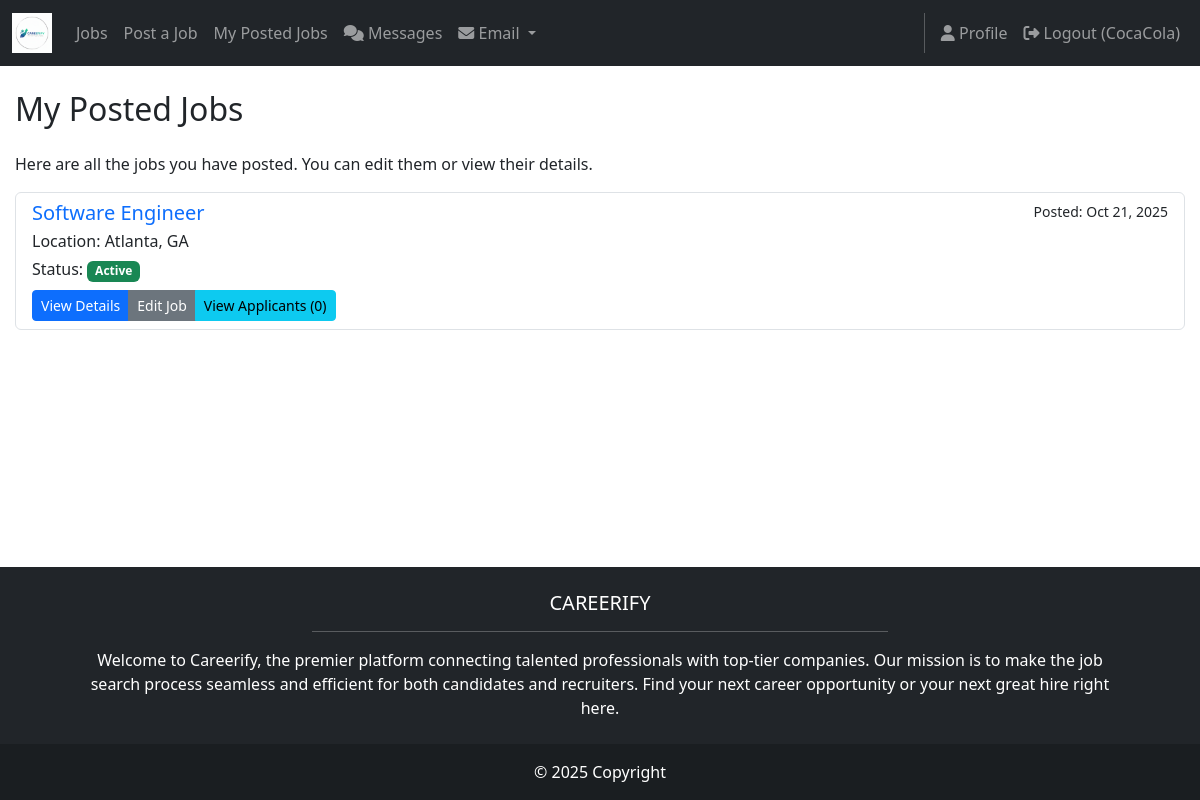
Page /jobs/my-posted-jobs/ (signed in) on the earlier database version.
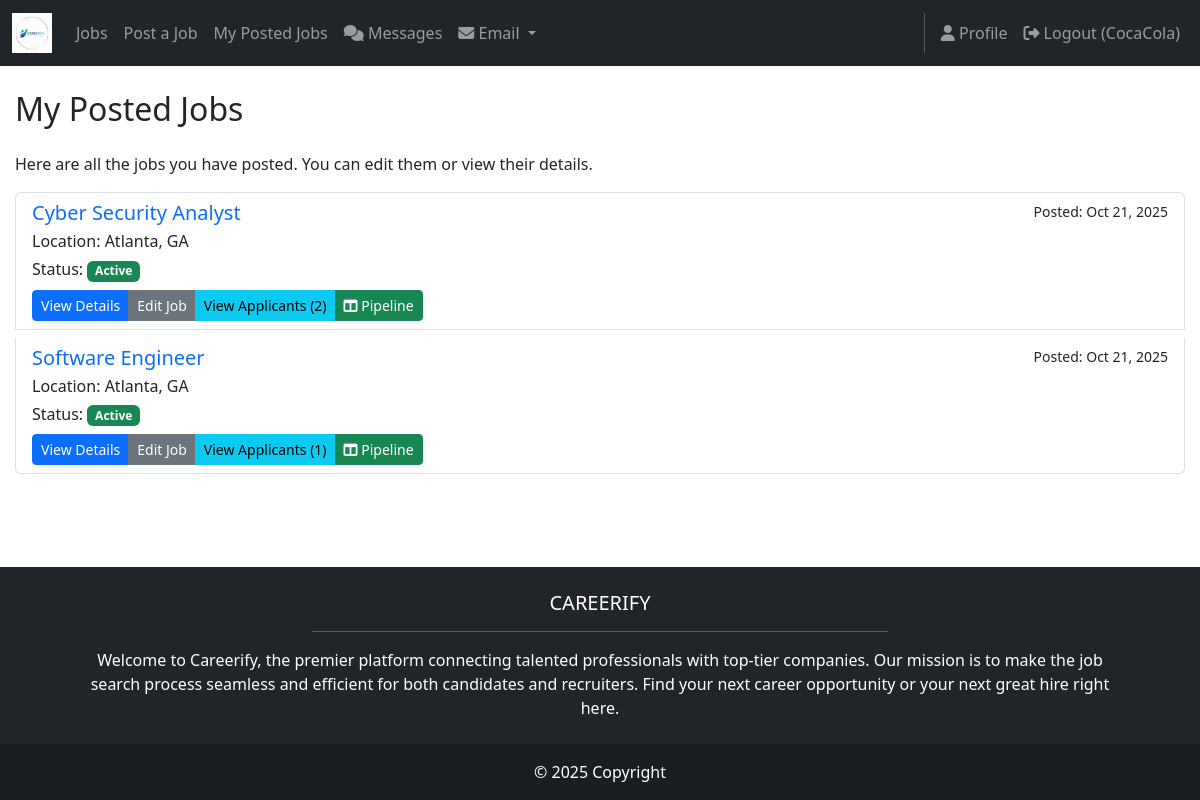
Same page on the later database version.
### jobpostings/models.py (models this page shows, shortened)
class JobPosting(models.Model):
    EMPLOYMENT_TYPE_CHOICES = (
        ('full_time', 'Full-time'),
        ('part_time', 'Part-time'),
        ('contract', 'Contract'),
        ('internship', 'Internship'),
        ('temporary', 'Temporary'),
        ('other', 'Other'),
    )
    company_name = models.CharField(max_length=150)
    title = models.CharField(max_length=150)
    city = models.CharField(max_length=100, default='')
    state = models.CharField(max_length=50, default='')
    address = models.CharField(max_length=50, blank=True, help_text="Address")
    pay_min = models.DecimalField(max_digits=10, decimal_places=2, null=True, blank=True)
    pay_max = models.DecimalField(max_digits=10, decimal_places=2, null=True, blank=True)
    currency = models.CharField(max_length=10, default='USD')
    employment_type = models.CharField(max_length=20, choices=EMPLOYMENT_TYPE_CHOICES, default='full_time')
    description = models.TextField()
    benefits = models.TextField(blank=True)
    application_url = models.URLField(blank=True)
    application_email = models.EmailField(blank=True)
    posted_by = models.ForeignKey(User, on_delete=models.SET_NULL, null=True, blank=True, related_name='job_postings')
    created_at = models.DateTimeField(auto_now_add=True)
    updated_at = models.DateTimeField(auto_now=True)
    is_active = models.BooleanField(default=True)
    class Meta:
        ordering = ['-created_at']
    def location_display(self) -> str:
        return f"{self.city}, {self.state}"

### jobpostings/views.py (the view)
# urls.py: path('my-posted-jobs/', views.my_posted_jobs, name='my_posted_jobs'),
@login_required
def my_posted_jobs(request):
    if not request.user.profile or request.user.profile.account_type != 'employer':
        messages.error(request, 'You do not have permission to view this page.')
        return redirect('home.index') # Or wherever you want to send non-employers
    posted_jobs = JobPosting.objects.filter(posted_by=request.user).order_by('-created_at')
    context = {
        'posted_jobs': posted_jobs
    }
    return render(request, 'jobpostings/my_posted_jobs.html', context)

### messaging/context_processors.py (called while the page is built)
def unread_message_count(request):
    if request.user.is_authenticated:
        unread_count = Message.objects.filter(
            conversation__participants=request.user,
            is_read=False
        ).exclude(sender=request.user).count()
        return {'unread_message_count': unread_count}
    return {'unread_message_count': 0}

### jobpostings/templates/jobpostings/my_posted_jobs.html
{% extends "base.html" %}
{% block content %}
<div class="container mt-4">
    <h2 class="mb-4">My Posted Jobs</h2>
    {% if posted_jobs %}
        <p>Here are all the jobs you have posted. You can edit them or view their details.</p>
        <div class="list-group">
            {% for job in posted_jobs %}
                <div class="list-group-item list-group-item-action flex-column align-items-start mb-2">
                    <div class="d-flex w-100 justify-content-between">
                        <h5 class="mb-1"><a href="{% url 'jobpostings:detail' job.id %}" class="text-decoration-none">{{ job.title }}</a></h5>
                        <small>Posted: {{ job.created_at|date:"M d, Y" }}</small>
                    </div>
                    <p class="mb-1">
                        Location: {{ job.location_display }}
                    </p>
                    <p class="mb-2">
                        Status: {% if job.is_active %}<span class="badge bg-success">Active</span>{% else %}<span class="badge bg-secondary">Inactive</span>{% endif %}
                    </p>
                    <div class="btn-group" role="group">
                        <a href="{% url 'jobpostings:detail' job.id %}" class="btn btn-primary btn-sm">View Details</a>
                        <a href="{% url 'jobpostings:edit' job.id %}" class="btn btn-secondary btn-sm">Edit Job</a>
                        <a href="{% url 'jobpostings:view_applicants' job.id %}" class="btn btn-info btn-sm">
                            View Applicants ({{ job.applications.count }})
                        </a>
                        {% if job.applications.count > 0 %}
                        <a href="{% url 'jobpostings:pipeline' job.id %}" class="btn btn-success btn-sm">
                            <i class="fas fa-columns"></i> Pipeline
                        </a>
                        {% endif %}
                    </div>
                    </div>
            {% endfor %}
        </div>
    {% else %}
        <div class="alert alert-info" role="alert">
            You have not posted any jobs yet.
        </div>
    {% endif %}
</div>
{% endblock content %}

### JobRecruiter/templates/base.html (shortened to what this page needs)
<!DOCTYPE html>
<html>
    {%load static%}
  <head>
    <link href=
      "https://cdn.jsdelivr.net/npm/bootstrap@5.3.3/dist/css/bootstrap.min.css" rel="stylesheet">
    <link rel= "stylesheet"  href="https://cdnjs.cloudflare.com/ajax/libs/font-awesome/6.1.1/css/all.min.css">
    <link rel="stylesheet" type="text/css" href="{% static 'css/style.css' %}">
  </head>
  <body class="d-flex flex-column min-vh-100">
    <nav class="navbar navbar-expand-lg navbar-dark bg-dark">
    <div class="container-fluid">
        <a class="navbar-brand" href="{% url 'home.index' %}">
            <img src="{% static 'img/careerifylogo.png' %}" alt="Logo" height="40">
        </a>
        <div class="collapse navbar-collapse" id="mainNavbar">
            <ul class="navbar-nav me-auto mb-2 mb-lg-0">
                <li class="nav-item">
                    <a class="nav-link" href="{% url 'jobpostings:list' %}">Jobs</a>
                </li>
                {% if user.is_authenticated and user.profile.account_type == 'employer' %}
                <li class="nav-item">
                    <a class="nav-link" href="{% url 'jobpostings:create' %}">Post a Job</a>
                </li>
                <li class="nav-item">
                  <a class="nav-link" href="{% url 'jobpostings:my_posted_jobs' %}">My Posted Jobs</a>
              </li>
                {% endif %}
                {% if user.is_authenticated %}
                <li class="nav-item">
                    <a class="nav-link" href="{% url 'messaging:inbox' %}">
                        <i class="fas fa-comments"></i> Messages
                    </a>
                </li>
                <li class="nav-item dropdown">
                    <a class="nav-link dropdown-toggle" href="#" id="emailDropdown" role="button" data-bs-toggle="dropdown" aria-expanded="false">
                        <i class="fas fa-envelope"></i> Email
                    </a>
                </li>
                {% endif %}
                </ul>
                <div class="navbar-nav">
                  {% if user.is_authenticated %}
                      <a class="nav-link" href="{% url 'accounts.profile' %}">
                          <i class="fas fa-user"></i> Profile
                      </a>
                      <a class="nav-link" href="{% url 'accounts.logout' %}">
                          <i class="fas fa-sign-out-alt"></i> Logout ({{ user.username }})
                      </a>
                  {% endif %}
              </div>
        </div>
    </div>
</nav>
    <main>
      {% block content %}
      {% endblock content %}
    </main>
    <footer class="bg-dark text-center text-white">
      <div class="container p-4 pb-0">
        <section class="mb-4">
          <h5 class="text-uppercase">Careerify</h5>
          <hr class="w-50 mx-auto" />
          <p class="px-md-5">
            Welcome to Careerify, the premier platform connecting talented professionals with top-tier companies. Our mission is to make the job search process seamless and efficient for both candidates and recruiters. Find your next career opportunity or your next great hire right here.
          </p>
        </section>
        </div>
      <div class="text-center p-3" style="background-color: rgba(0, 0, 0, 0.2);">
        © 2025 Copyright
      </div>
      </footer>
  </body>
</html>

### JobRecruiter/static/css/style.css (style rules this page uses)
.text-center { text-align: center !important; }
.container { max-width: 1200px; margin: 0 auto; padding: 0 15px; }
main { flex: 1; }

Differences in the rows shown:
added JobPosting: title "Cyber Security Analyst", created_at "Oct 21, 2025", location_display "Atlanta, GA", is_active "Active", applications.count "2", shows "Pipeline"
shown differently, row unchanged: JobPosting "Software Engineer": applications.count "0" → "1"; now shows "Pipeline"
